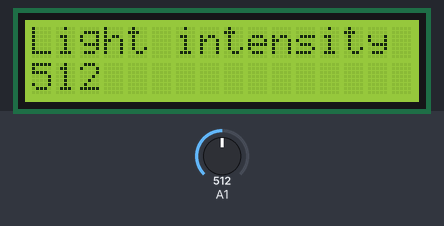
The sketch below on a simulated Arduino Uno, built with avr-gcc and run on an emulated ATmega328P. Shown: 16×2 character LCD. The test bench sets the inputs (shaded band); at power-on: A1 = 512.

Above: at 1.2 s.
1.3 s: A1 set to 716
At 2.3 s:
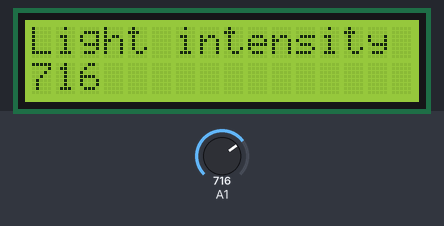
2.8 s: A1 set to 900
At 3.4 s:
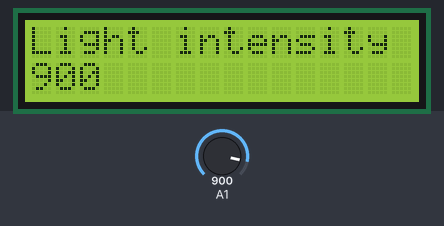
4.3 s: A1 set to 1023
At 5.7 s:
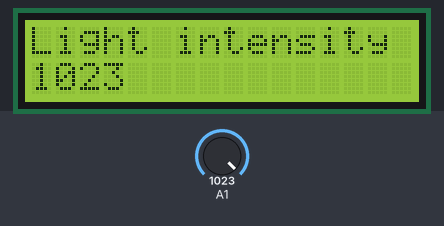
Timing chart, 0 to 7.3 s (numbered marks = the images above; inputs shaded):
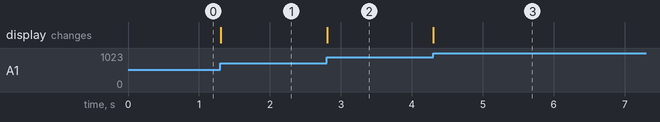

Measured:
- after the input at 1.3 s, the display: changes at once (image 1)
- after the input at 2.8 s, the display: changes at once (image 2)
- after the input at 4.3 s, the display: changes at once (image 3)

The sketch:

Program_LDR.ino
```cpp
#include <LiquidCrystal.h>


// initialize the library with the numbers of the interface pins

LiquidCrystal lcd(13, 12, 11, 10, 9, 8);


void setup() {
// set up the LCD's number of columns and rows:
  lcd.begin(16, 2);
}


void loop (){

  // Print a message to the LCD.
  int ldr = analogRead(A1);

  lcd.setCursor(0,0);
  lcd.print("Light intensity");
  lcd.setCursor(0,1);
  lcd.print(ldr);
}
```
